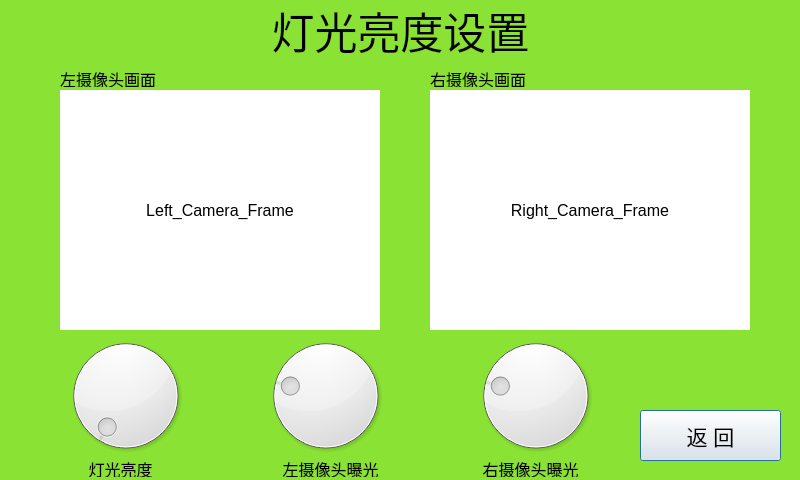
<?xml version="1.0" encoding="UTF-8"?>
<ui version="4.0">
 <class>LightSetup</class>
 <widget class="QDialog" name="LightSetup">
  <property name="geometry">
   <rect>
    <x>0</x>
    <y>0</y>
    <width>800</width>
    <height>480</height>
   </rect>
  </property>
  <property name="windowTitle">
   <string>Dialog</string>
  </property>
  <property name="styleSheet">
   <string notr="true">QDialog#LightSetup{
	background-color: rgb(138, 226, 52);
}</string>
  </property>
  <widget class="QLabel" name="label_4">
   <property name="geometry">
    <rect>
     <x>80</x>
     <y>460</y>
     <width>81</width>
     <height>17</height>
    </rect>
   </property>
   <property name="font">
    <font>
     <pointsize>12</pointsize>
    </font>
   </property>
   <property name="text">
    <string>灯光亮度</string>
   </property>
   <property name="alignment">
    <set>Qt::AlignCenter</set>
   </property>
  </widget>
  <widget class="QPushButton" name="btn_back">
   <property name="geometry">
    <rect>
     <x>640</x>
     <y>410</y>
     <width>141</width>
     <height>51</height>
    </rect>
   </property>
   <property name="font">
    <font>
     <pointsize>16</pointsize>
    </font>
   </property>
   <property name="text">
    <string>返 回</string>
   </property>
  </widget>
  <widget class="QLabel" name="label">
   <property name="geometry">
    <rect>
     <x>60</x>
     <y>70</y>
     <width>101</width>
     <height>17</height>
    </rect>
   </property>
   <property name="font">
    <font>
     <pointsize>12</pointsize>
    </font>
   </property>
   <property name="text">
    <string>左摄像头画面</string>
   </property>
  </widget>
  <widget class="QLabel" name="titlelabel">
   <property name="geometry">
    <rect>
     <x>0</x>
     <y>0</y>
     <width>801</width>
     <height>61</height>
    </rect>
   </property>
   <property name="font">
    <font>
     <pointsize>32</pointsize>
    </font>
   </property>
   <property name="text">
    <string>灯光亮度设置</string>
   </property>
   <property name="alignment">
    <set>Qt::AlignCenter</set>
   </property>
  </widget>
  <widget class="QLabel" name="leftFrame">
   <property name="geometry">
    <rect>
     <x>60</x>
     <y>90</y>
     <width>320</width>
     <height>240</height>
    </rect>
   </property>
   <property name="font">
    <font>
     <pointsize>12</pointsize>
    </font>
   </property>
   <property name="styleSheet">
    <string notr="true">QWidget#leftFrame {	
	background-color: rgb(255, 255, 255);
}</string>
   </property>
   <property name="text">
    <string>Left_Camera_Frame</string>
   </property>
   <property name="alignment">
    <set>Qt::AlignCenter</set>
   </property>
  </widget>
  <widget class="QLabel" name="rightFrame">
   <property name="geometry">
    <rect>
     <x>430</x>
     <y>90</y>
     <width>320</width>
     <height>240</height>
    </rect>
   </property>
   <property name="font">
    <font>
     <pointsize>12</pointsize>
    </font>
   </property>
   <property name="styleSheet">
    <string notr="true">QWidget#rightFrame {	
	background-color: rgb(255, 255, 255);
}</string>
   </property>
   <property name="text">
    <string>Right_Camera_Frame</string>
   </property>
   <property name="alignment">
    <set>Qt::AlignCenter</set>
   </property>
  </widget>
  <widget class="QLabel" name="label_2">
   <property name="geometry">
    <rect>
     <x>430</x>
     <y>70</y>
     <width>101</width>
     <height>17</height>
    </rect>
   </property>
   <property name="font">
    <font>
     <pointsize>12</pointsize>
    </font>
   </property>
   <property name="text">
    <string>右摄像头画面</string>
   </property>
  </widget>
  <widget class="QLabel" name="label_5">
   <property name="geometry">
    <rect>
     <x>280</x>
     <y>460</y>
     <width>101</width>
     <height>17</height>
    </rect>
   </property>
   <property name="font">
    <font>
     <pointsize>12</pointsize>
    </font>
   </property>
   <property name="text">
    <string>左摄像头曝光</string>
   </property>
   <property name="alignment">
    <set>Qt::AlignCenter</set>
   </property>
  </widget>
  <widget class="QDial" name="lightDial">
   <property name="geometry">
    <rect>
     <x>60</x>
     <y>330</y>
     <width>131</width>
     <height>131</height>
    </rect>
   </property>
   <property name="maximum">
    <number>100</number>
   </property>
  </widget>
  <widget class="QDial" name="leftExposureDial">
   <property name="geometry">
    <rect>
     <x>260</x>
     <y>330</y>
     <width>131</width>
     <height>131</height>
    </rect>
   </property>
   <property name="maximum">
    <number>200</number>
   </property>
   <property name="singleStep">
    <number>3</number>
   </property>
   <property name="value">
    <number>50</number>
   </property>
   <property name="tracking">
    <bool>true</bool>
   </property>
  </widget>
  <widget class="QDial" name="rightExposureDial">
   <property name="geometry">
    <rect>
     <x>470</x>
     <y>330</y>
     <width>131</width>
     <height>131</height>
    </rect>
   </property>
   <property name="maximum">
    <number>200</number>
   </property>
   <property name="singleStep">
    <number>3</number>
   </property>
   <property name="value">
    <number>50</number>
   </property>
  </widget>
  <widget class="QLabel" name="label_7">
   <property name="geometry">
    <rect>
     <x>480</x>
     <y>460</y>
     <width>101</width>
     <height>17</height>
    </rect>
   </property>
   <property name="font">
    <font>
     <pointsize>12</pointsize>
    </font>
   </property>
   <property name="text">
    <string>右摄像头曝光</string>
   </property>
   <property name="alignment">
    <set>Qt::AlignCenter</set>
   </property>
  </widget>
 </widget>
 <resources/>
 <connections/>
</ui>
